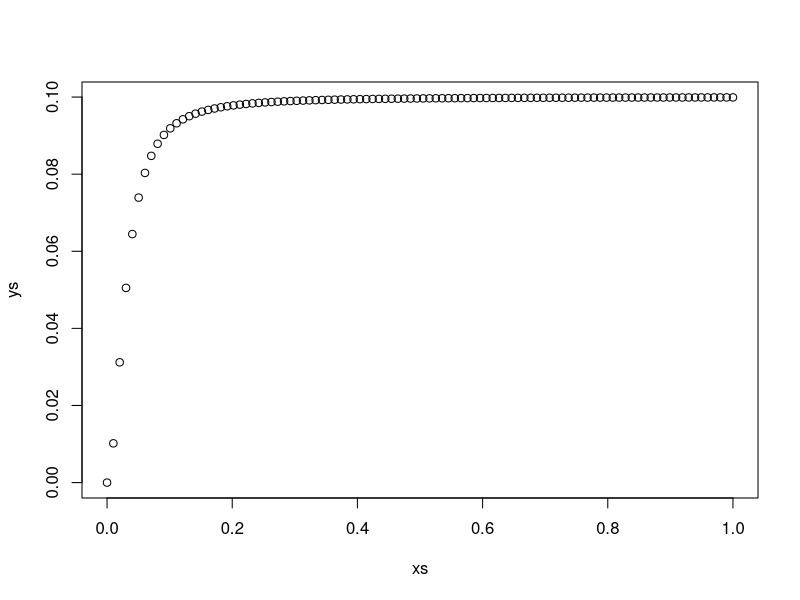
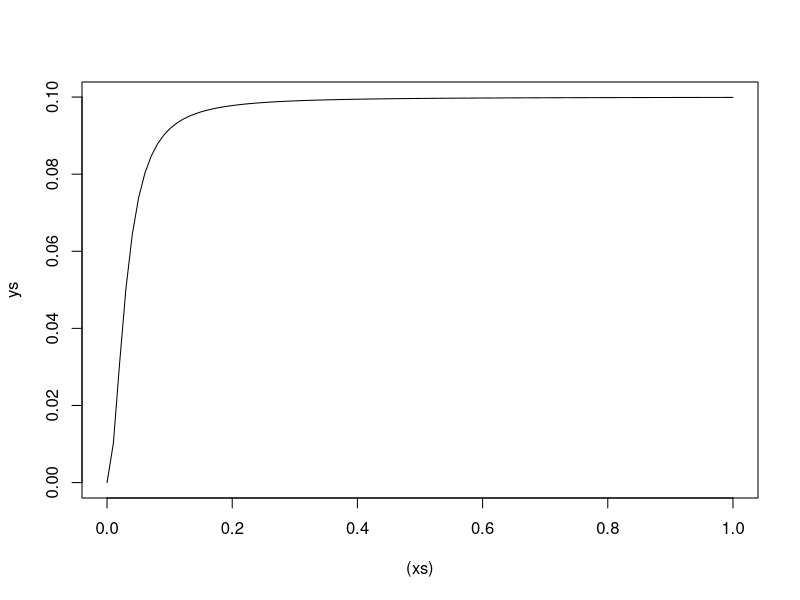
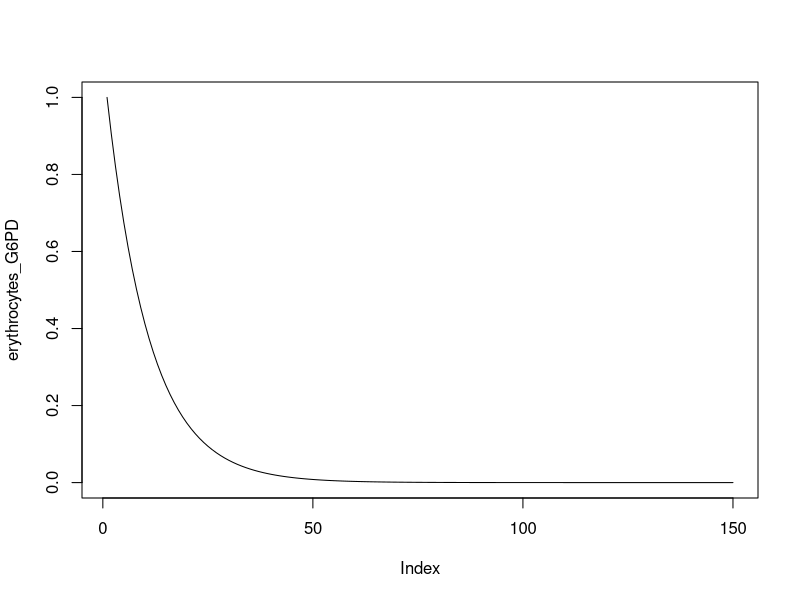
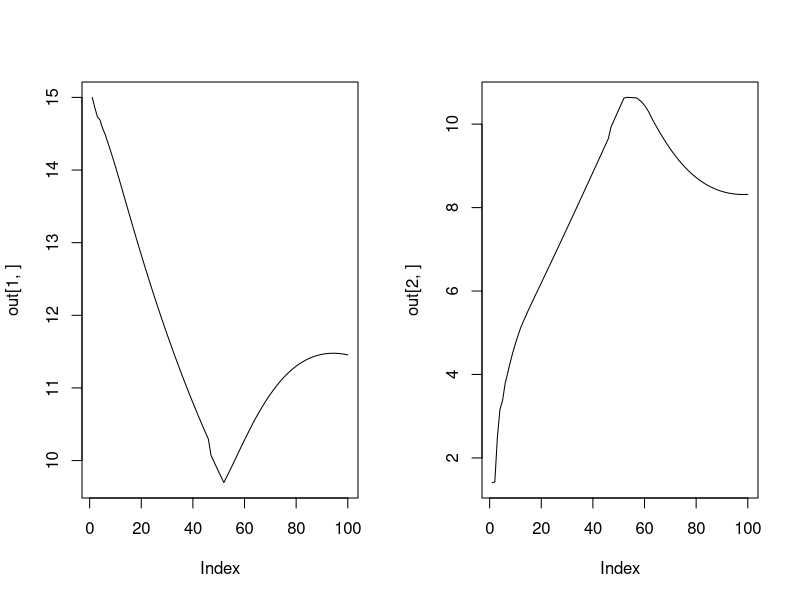

Write R code to recreate these figures, in order.
require(gtools)

forwardsim = function(drug_regimen,              # dose given each day (mg/kg)
                      Hb_star,                   # Steady state hameoglobin for the individual (g/dL)
                      diff_alpha,                # parameters governing increase in normoblast production based on difference from steady state
                      delta_alpha,               # parameters governing increase in normoblast production based on previous day reduction in haemoglobin
                      MAX_EFFECT,                # maximum drug effect on G6PD depletion
                      h,                         # slope effect in dose response function
                      beta,                      # Dose corresponding to half maximum drug effect (mg)
                      log_k,                     # transit time parameter
                      nComp_sim,                 # Total number of compartments to forward simulate
                      T_nmblast,                 # normboblast lifespan - maturation time
                      T_retic,                   # reticulocyte lifespan - including marrow and circulating periods
                      T_RBC_max,                 # Maximum allowed value for RBC lifespan (arbitrary; days)
                      T_transit_steady_state,    # transit time at steady state
                      G6PD_initial,              # Initial amount of G6PD (unitless, scales with the delta quantity)
                      logit_G6PD_delta_day,      # Daily fixed reduction of G6PD in absence of drug
                      G6PD_threshold){
  
  out_res = array(dim = c(2, nComp_sim))       # where we save the output of forwards simulation
  
  # set up variables we need for the simulation
  
  Hb_delta=0;
  lambda = 1000;                            # baseline production of normoblasts per time - arbitrary number
  
  Hb = array(dim=nComp_sim);               # The haemoglobin at each point in the simulation
  retic_percent = array(dim=nComp_sim)     # The retic count (%) at each point in the simulation
  drug_effect=0;
  
  # s to store red blood cell age distributions
  erythrocytes = rep(lambda, T_RBC_max);         # Distribution of erythrocytes in circulation
  normoblasts = rep(lambda, T_nmblast);          # Distribution of normoblasts
  reticulocytes = rep(lambda, T_retic);          # Distribution of reticulocytes
  erythrocytes_G6PD = array(dim = T_RBC_max)
  
  # ***** Calculate initial values at steady state *****
  Hb[1] = Hb_star;
  transit = compute_transit_time(Hb[1], Hb_star, T_transit_steady_state, log_k);
  rho = compute_rho(Hb[1], Hb_delta, Hb_star, diff_alpha, delta_alpha); # this should return 1
  if(rho>1) print("Problem as rho >1 at steady state!");
  
  erythrocytes_G6PD[1] = G6PD_initial; # starting quantity of G6PD enzyme
  for(i in 2:T_RBC_max){
    erythrocytes_G6PD[i] = erythrocytes_G6PD[i-1]*(1-inv.logit(logit_G6PD_delta_day)); # daily depletion
    if(erythrocytes_G6PD[i-1] < G6PD_threshold){
      erythrocytes[i] = 0.0;
    } else {
      erythrocytes[i] = erythrocytes[i-1];
    }
  }
  
  Total_Retics = CountRetics(transit, reticulocytes); # count the number of retics in circulation
  Total_Eryths = sum(erythrocytes);                   # count the number of mature RBCs in circulation
  C_0 = Total_Retics + Total_Eryths;                  # Starting number of circulating cells - this is the steady state number
  retic_percent[1] = 100 * Total_Retics / C_0;
  
  #******************* Forward simulation *****************#
  for(t in 2:nComp_sim){
    
    # Compute the multiplication factor of basal normoblast production
    if(t>2) Hb_delta = Hb[t-2]-Hb[t-1];
    rho = compute_rho(Hb[t-1], Hb_delta, Hb_star, diff_alpha, delta_alpha);
    
    # calculate the updated Hb dependent transit time for the reticulocytes
    transit = compute_transit_time(Hb[t-1], Hb_star, T_transit_steady_state, log_k);
    
    # We move the RBCs from one compartment to the next
    temp_normoblasts = normoblasts;   # make temp copy
    normoblasts[1] = rho*lambda;      # the number of new normoblasts made at time t
    for(i in 2:T_nmblast)             # move all the normoblasts along by one
    {
      normoblasts[i] = temp_normoblasts[i-1];
    }
    
    temp_retics = reticulocytes;
    reticulocytes[1] = temp_normoblasts[T_nmblast];
    for(i in 2:T_retic)
    {
      reticulocytes[i] = temp_retics[i-1];
    }
    
    # Compute the G6PD depletion effect of yesterday's dose on circulating erythrocytes
    drug_effect = dose_response(drug_regimen[t-1], MAX_EFFECT, h, beta);
    
    # survival function of RBC lifespan
    temp_eryths = erythrocytes;             # copy values to temp 
    temp_eryths_G6PD = erythrocytes_G6PD;
    # values for first day as erythrocytes
    erythrocytes[1] = temp_retics[T_retic];
    erythrocytes_G6PD[1] = G6PD_initial;
    for (i in 2:T_RBC_max){
      erythrocytes_G6PD[i] = temp_eryths_G6PD[i-1]*(1-inv.logit(logit_G6PD_delta_day))*(1-drug_effect); # deplete by daily amount plus drug effect
      if(erythrocytes_G6PD[i-1] < G6PD_threshold){
        erythrocytes[i] = 0.0;
      } else {
        erythrocytes[i] = temp_eryths[i-1];
      }
    }
    
    # Count the number of retics and erythrocytes in circulation
    Total_Retics = CountRetics(transit, reticulocytes);
    Total_Eryths = sum(erythrocytes);
    C_t = Total_Retics + Total_Eryths;
    retic_percent[t] = 100 * Total_Retics / C_t;
    Hb[t] = Hb_star * C_t / C_0;
    
  }
  # store results
  out_res[1,] = Hb;
  out_res[2,] = retic_percent;
  plot(erythrocytes_G6PD, type='l')
  return(out_res);
}


CountRetics = function( transit,  reticulocytes){
  Total_Retics = 0;
  T_retic = length(reticulocytes);
  i = T_retic;
  transit_int = ceiling(transit);
  retic_rem =  ceiling(transit) - transit;
  while(i > transit+1) {
    Total_Retics = Total_Retics+reticulocytes[i];
    i = i-1;
  }
  Total_Retics = Total_Retics+retic_rem*reticulocytes[transit_int];
  
  return(Total_Retics);
}



compute_rho = function( Hb,  Hb_delta,  Hb_star,  diff_alpha,  delta_alpha)
{
  Hb_delta_temp=Hb_delta;
  Hb_diff_temp=Hb_star-Hb;
  rho=1; 
  K_diff = length(diff_alpha);
  K_delta = length(delta_alpha);
  
  if(Hb_delta_temp<0) Hb_delta_temp=0;
  for(i in 1:K_delta){
    rho =rho+ delta_alpha[i]*(Hb_delta_temp^i);
  }
  
  if(Hb_diff_temp<0) Hb_diff_temp=0;
  for(i in 1:K_diff){
    rho = rho + diff_alpha[i]*(Hb_diff_temp^i);
  }
  return (rho);
}

dose_response = function( dose,  MAX_EFFECT,  h,  beta){
  effect = MAX_EFFECT * (dose ^h ) / (dose ^ h + beta^h);
  return (effect);
}

compute_transit_time = function( Hb,  Hb_star,  T_transit_steady_state,  log_k)
{
  transit = T_transit_steady_state*exp(-(Hb_star-Hb)*exp(log_k));
  if(transit>T_transit_steady_state) transit=T_transit_steady_state;
  return (transit);
}

xs = seq(0, 1, length.out=100)
ys=dose_response(xs,MAX_EFFECT = 0.1, h = 2, beta = 0.03)
plot(xs,ys)
dose_response(0.5,MAX_EFFECT = 0.01, h = 5, beta = 0.25)


plot((xs), ys,type='l')
nComp_sim = 100
out=forwardsim(drug_regimen = c(rep(0.5,nComp_sim)), 
               Hb_star = 15, 
               diff_alpha = c(.1), 
               delta_alpha = c(.1),
               MAX_EFFECT = 0.05, 
               h = 5, 
               beta = 0.25,
               log_k = 1,
               nComp_sim = nComp_sim,
               T_nmblast = 5, T_retic = 5, T_RBC_max = 150, 
               T_transit_steady_state = 3.5,G6PD_initial = 1, 
               logit_G6PD_delta_day = -3,G6PD_threshold =  inv.logit(-5))
par(mfrow=c(1,2))
plot(out[1,],type='l')
plot(out[2,],type='l')
